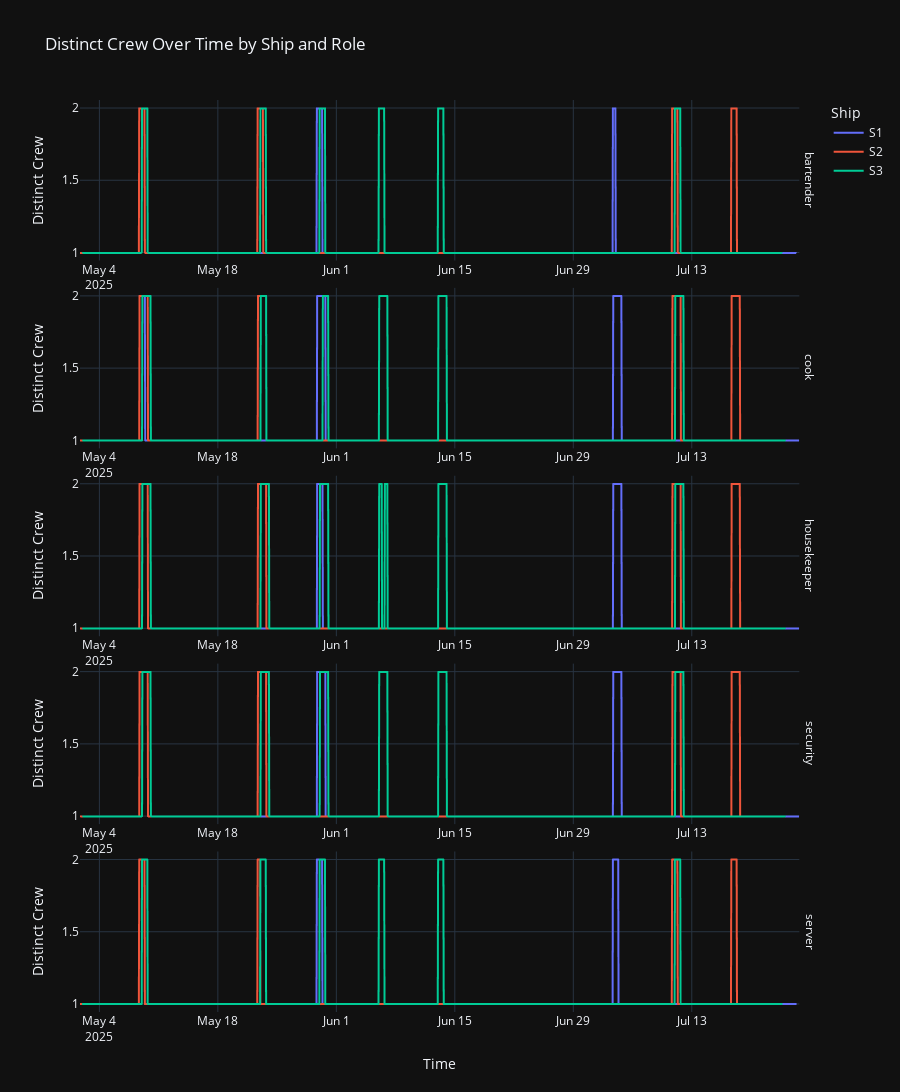

Notebook source saved alongside this figure:
### Code cell
import plotly.express as px

import plotly.express as px
import pandas as pd

# Ensure datetime type
df["hour_start"] = pd.to_datetime(df["hour_start"])

# Sort data
dff = df.sort_values(["ship_id", "role", "hour_start"])

# Plot: each role gets its own row
fig = px.line(
    dff,
    x="hour_start",
    y="distinct_crew",
    color="ship_id",           # color by ship now, since role is separated
    facet_row="role",          # 👈 put roles in separate rows
    facet_col_wrap=3,          # optional if you have many ships, remove if not needed
    title="Distinct Crew Over Time by Ship and Role",
    labels={"hour_start": "Time", "distinct_crew": "Distinct Crew", "role": "Role", "ship_id": "Ship"},
    template="plotly_dark",
)

fig.update_layout(legend_title_text="Ship", hovermode="x unified")
fig.update_xaxes(matches=None, showgrid=True)
fig.update_yaxes(showgrid=True)
fig.update_xaxes(matches='x', showticklabels=True)  # share x-axis
fig.for_each_annotation(lambda a: a.update(text=a.text.split("=")[-1]))  # clean row titles
fig.update_layout(height=250 * dff["role"].nunique())  # 250px per row



fig.show()

### Figure 1 — Plotly figure (JSON) as saved in the notebook; plotly's stock layout.template omitted (floating-point values rounded to 4 significant figures; data arrays with more than 128 entries replaced by an {"elided": "..."} marker saying what was removed)
{"data": [{"hovertemplate": "Ship=S1<br>Role=bartender<br>Time=%{x}<br>Distinct Crew=%{y}<extra></extra>", "legendgroup": "S1", "line": {"color": "#636efa", "dash": "solid"}, "marker": {"symbol": "circle"}, "mode": "lines", "name": "S1", "showlegend": true, "x": {"elided": "1832 str values"}, "xaxis": "x5", "y": {"elided": "1832 int values"}, "yaxis": "y5", "type": "scattergl"}, {"hovertemplate": "Ship=S1<br>Role=cook<br>Time=%{x}<br>Distinct Crew=%{y}<extra></extra>", "legendgroup": "S1", "line": {"color": "#636efa", "dash": "solid"}, "marker": {"symbol": "circle"}, "mode": "lines", "name": "S1", "showlegend": false, "x": {"elided": "1896 str values"}, "xaxis": "x4", "y": {"elided": "1896 int values"}, "yaxis": "y4", "type": "scattergl"}, {"hovertemplate": "Ship=S1<br>Role=housekeeper<br>Time=%{x}<br>Distinct Crew=%{y}<extra></extra>", "legendgroup": "S1", "line": {"color": "#636efa", "dash": "solid"}, "marker": {"symbol": "circle"}, "mode": "lines", "name": "S1", "showlegend": false, "x": {"elided": "1896 str values"}, "xaxis": "x3", "y": {"elided": "1896 int values"}, "yaxis": "y3", "type": "scattergl"}, {"hovertemplate": "Ship=S1<br>Role=security<br>Time=%{x}<br>Distinct Crew=%{y}<extra></extra>", "legendgroup": "S1", "line": {"color": "#636efa", "dash": "solid"}, "marker": {"symbol": "circle"}, "mode": "lines", "name": "S1", "showlegend": false, "x": {"elided": "1896 str values"}, "xaxis": "x2", "y": {"elided": "1896 int values"}, "yaxis": "y2", "type": "scattergl"}, {"hovertemplate": "Ship=S1<br>Role=server<br>Time=%{x}<br>Distinct Crew=%{y}<extra></extra>", "legendgroup": "S1", "line": {"color": "#636efa", "dash": "solid"}, "marker": {"symbol": "circle"}, "mode": "lines", "name": "S1", "showlegend": false, "x": {"elided": "1832 str values"}, "xaxis": "x", "y": {"elided": "1832 int values"}, "yaxis": "y", "type": "scattergl"}, {"hovertemplate": "Ship=S2<br>Role=bartender<br>Time=%{x}<br>Distinct Crew=%{y}<extra></extra>", "legendgroup": "S2", "line": {"color": "#EF553B", "dash": "solid"}, "marker": {"symbol": "circle"}, "mode": "lines", "name": "S2", "showlegend": true, "x": {"elided": "1784 str values"}, "xaxis": "x5", "y": {"elided": "1784 int values"}, "yaxis": "y5", "type": "scattergl"}, {"hovertemplate": "Ship=S2<br>Role=cook<br>Time=%{x}<br>Distinct Crew=%{y}<extra></extra>", "legendgroup": "S2", "line": {"color": "#EF553B", "dash": "solid"}, "marker": {"symbol": "circle"}, "mode": "lines", "name": "S2", "showlegend": false, "x": {"elided": "1848 str values"}, "xaxis": "x4", "y": {"elided": "1848 int values"}, "yaxis": "y4", "type": "scattergl"}, {"hovertemplate": "Ship=S2<br>Role=housekeeper<br>Time=%{x}<br>Distinct Crew=%{y}<extra></extra>", "legendgroup": "S2", "line": {"color": "#EF553B", "dash": "solid"}, "marker": {"symbol": "circle"}, "mode": "lines", "name": "S2", "showlegend": false, "x": {"elided": "1848 str values"}, "xaxis": "x3", "y": {"elided": "1848 int values"}, "yaxis": "y3", "type": "scattergl"}, {"hovertemplate": "Ship=S2<br>Role=security<br>Time=%{x}<br>Distinct Crew=%{y}<extra></extra>", "legendgroup": "S2", "line": {"color": "#EF553B", "dash": "solid"}, "marker": {"symbol": "circle"}, "mode": "lines", "name": "S2", "showlegend": false, "x": {"elided": "1848 str values"}, "xaxis": "x2", "y": {"elided": "1848 int values"}, "yaxis": "y2", "type": "scattergl"}, {"hovertemplate": "Ship=S2<br>Role=server<br>Time=%{x}<br>Distinct Crew=%{y}<extra></extra>", "legendgroup": "S2", "line": {"color": "#EF553B", "dash": "solid"}, "marker": {"symbol": "circle"}, "mode": "lines", "name": "S2", "showlegend": false, "x": {"elided": "1784 str values"}, "xaxis": "x", "y": {"elided": "1784 int values"}, "yaxis": "y", "type": "scattergl"}, {"hovertemplate": "Ship=S3<br>Role=bartender<br>Time=%{x}<br>Distinct Crew=%{y}<extra></extra>", "legendgroup": "S3", "line": {"color": "#00cc96", "dash": "solid"}, "marker": {"symbol": "circle"}, "mode": "lines", "name": "S3", "showlegend": true, "x": {"elided": "1896 str values"}, "xaxis": "x5", "y": {"elided": "1896 int values"}, "yaxis": "y5", "type": "scattergl"}, {"hovertemplate": "Ship=S3<br>Role=cook<br>Time=%{x}<br>Distinct Crew=%{y}<extra></extra>", "legendgroup": "S3", "line": {"color": "#00cc96", "dash": "solid"}, "marker": {"symbol": "circle"}, "mode": "lines", "name": "S3", "showlegend": false, "x": {"elided": "1944 str values"}, "xaxis": "x4", "y": {"elided": "1944 int values"}, "yaxis": "y4", "type": "scattergl"}, {"hovertemplate": "Ship=S3<br>Role=housekeeper<br>Time=%{x}<br>Distinct Crew=%{y}<extra></extra>", "legendgroup": "S3", "line": {"color": "#00cc96", "dash": "solid"}, "marker": {"symbol": "circle"}, "mode": "lines", "name": "S3", "showlegend": false, "x": {"elided": "1944 str values"}, "xaxis": "x3", "y": {"elided": "1944 int values"}, "yaxis": "y3", "type": "scattergl"}, {"hovertemplate": "Ship=S3<br>Role=security<br>Time=%{x}<br>Distinct Crew=%{y}<extra></extra>", "legendgroup": "S3", "line": {"color": "#00cc96", "dash": "solid"}, "marker": {"symbol": "circle"}, "mode": "lines", "name": "S3", "showlegend": false, "x": {"elided": "1944 str values"}, "xaxis": "x2", "y": {"elided": "1944 int values"}, "yaxis": "y2", "type": "scattergl"}, {"hovertemplate": "Ship=S3<br>Role=server<br>Time=%{x}<br>Distinct Crew=%{y}<extra></extra>", "legendgroup": "S3", "line": {"color": "#00cc96", "dash": "solid"}, "marker": {"symbol": "circle"}, "mode": "lines", "name": "S3", "showlegend": false, "x": {"elided": "1896 str values"}, "xaxis": "x", "y": {"elided": "1896 int values"}, "yaxis": "y", "type": "scattergl"}], "layout": {"xaxis": {"anchor": "y", "domain": [0.0, 0.98], "title": {"text": "Time"}, "showgrid": true, "matches": "x", "showticklabels": true}, "yaxis": {"anchor": "x", "domain": [0.0, 0.176], "title": {"text": "Distinct Crew"}, "showgrid": true}, "xaxis2": {"anchor": "y2", "domain": [0.0, 0.98], "showticklabels": true, "showgrid": true, "matches": "x"}, "yaxis2": {"anchor": "x2", "domain": [0.206, 0.382], "matches": "y", "title": {"text": "Distinct Crew"}, "showgrid": true}, "xaxis3": {"anchor": "y3", "domain": [0.0, 0.98], "showticklabels": true, "showgrid": true, "matches": "x"}, "yaxis3": {"anchor": "x3", "domain": [0.412, 0.588], "matches": "y", "title": {"text": "Distinct Crew"}, "showgrid": true}, "xaxis4": {"anchor": "y4", "domain": [0.0, 0.98], "showticklabels": true, "showgrid": true, "matches": "x"}, "yaxis4": {"anchor": "x4", "domain": [0.618, 0.794], "matches": "y", "title": {"text": "Distinct Crew"}, "showgrid": true}, "xaxis5": {"anchor": "y5", "domain": [0.0, 0.98], "showticklabels": true, "showgrid": true, "matches": "x"}, "yaxis5": {"anchor": "x5", "domain": [0.824, 1.0], "matches": "y", "title": {"text": "Distinct Crew"}, "showgrid": true}, "annotations": [{"font": {}, "showarrow": false, "text": "server", "textangle": 90, "x": 0.98, "xanchor": "left", "xref": "paper", "y": 0.088, "yanchor": "middle", "yref": "paper"}, {"font": {}, "showarrow": false, "text": "security", "textangle": 90, "x": 0.98, "xanchor": "left", "xref": "paper", "y": 0.294, "yanchor": "middle", "yref": "paper"}, {"font": {}, "showarrow": false, "text": "housekeeper", "textangle": 90, "x": 0.98, "xanchor": "left", "xref": "paper", "y": 0.5, "yanchor": "middle", "yref": "paper"}, {"font": {}, "showarrow": false, "text": "cook", "textangle": 90, "x": 0.98, "xanchor": "left", "xref": "paper", "y": 0.706, "yanchor": "middle", "yref": "paper"}, {"font": {}, "showarrow": false, "text": "bartender", "textangle": 90, "x": 0.98, "xanchor": "left", "xref": "paper", "y": 0.912, "yanchor": "middle", "yref": "paper"}], "legend": {"title": {"text": "Ship"}, "tracegroupgap": 0}, "title": {"text": "Distinct Crew Over Time by Ship and Role"}, "hovermode": "x unified", "height": 1250}}
